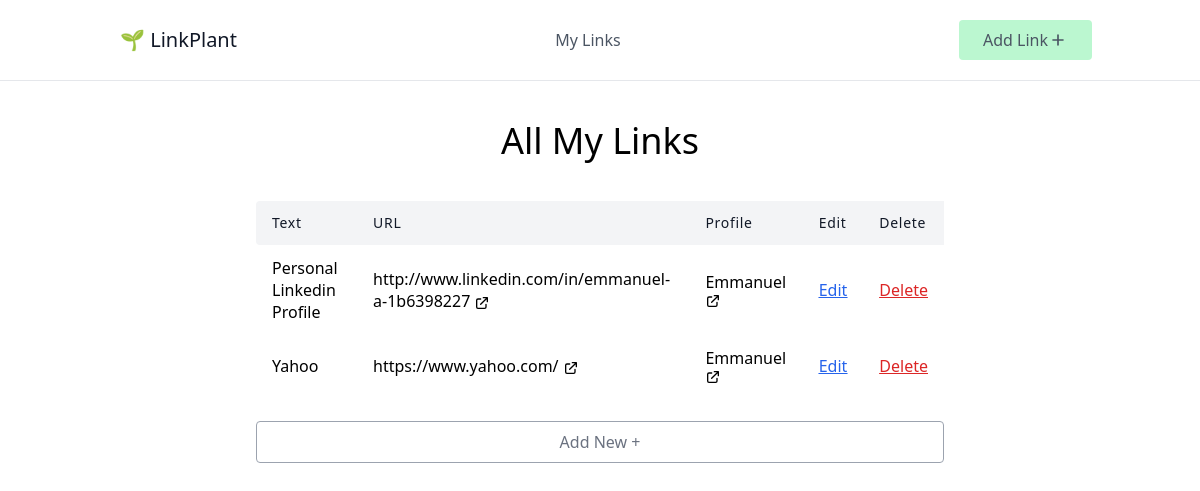
Before: / with the older database file.
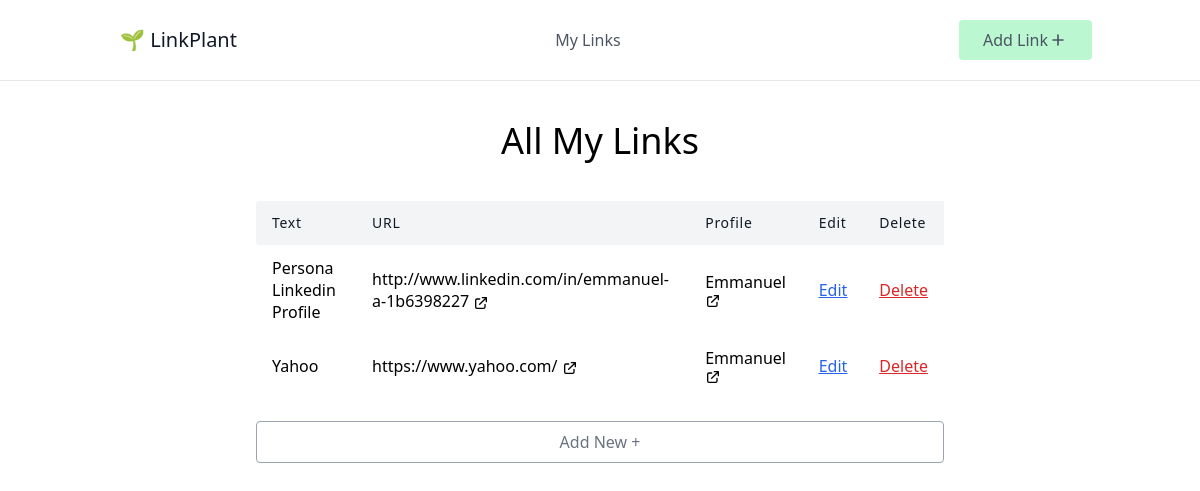
After: the same page with the newer database file.
### link_plant/models.py (models this page shows, shortened)
class Link(models.Model):
    text = models.CharField(max_length=100)
    url = models.URLField()
    profile = models.ForeignKey(Profile, on_delete=models.CASCADE, related_name="links")

class Profile(models.Model):
    BG_COLOR = (
        ('blue', 'Blue'),
        ('green', 'Green'),
        ('yellow', 'Yellow')
    )
    name = models.CharField(max_length=100)
    slug = models.SlugField(max_length=100)
    bg_color = models.CharField(max_length=50, choices=BG_COLOR)

### link_plant/views.py (the view)
# urls.py: path('', LinkListView.as_view(), name='link-list'),
class LinkListView(ListView):
    model = Link

### link_plant/templates/link_plant/link_list.html
{% extends 'link_plant/_base.html' %}
{% block content %}
<h1 class="text-4xl text-center mb-10">All My Links</h1>
<div class="w-full mx-auto overflow-auto">
    <table class="table-auto w-full text-left whitespace-no-wrap">
        <thead>
            <tr>
                <th class="px-4 py-3 title-font tracking-wider font-medium text-gray-900 text-sm bg-gray-100 rounded-tl rounded-bl">Text</th>
                <th class="px-4 py-3 title-font tracking-wider font-medium text-gray-900 text-sm bg-gray-100">URL</th>
                <th class="px-4 py-3 title-font tracking-wider font-medium text-gray-900 text-sm bg-gray-100">Profile</th>
                <th class="px-4 py-3 title-font tracking-wider font-medium text-gray-900 text-sm bg-gray-100">Edit</th>
                <th class="px-4 py-3 title-font tracking-wider font-medium text-gray-900 text-sm bg-gray-100">Delete</th>
            </tr>
        </thead>
        <tbody>
            {% for link in object_list %}
            <tr>
                <td class="px-4 py-3">{{link.text}}</td>
                <td class="px-4 py-3">
                    <a href="{{link.url}}" target="_blank">
                        {{link.url}}
                        <svg xmlns="http://www.w3.org/2000/svg" class="h-4 w-4 inline" fill="none" viewBox="0 0 24 24" stroke="currentColor" stroke-width="2">
                        <path stroke-linecap="round" stroke-linejoin="round" d="M10 6H6a2 2 0 00-2 2v10a2 2 0 002 2h10a2 2 0 002-2v-4M14 4h6m0 0v6m0-6L10 14" />
                        </svg>
                    </a>
                </td>
                <td class="px-4 py-3">
                    <a href="{% url 'profile' link.profile.slug %}" target="_blank">
                        {{link.profile.name}}
                        <svg xmlns="http://www.w3.org/2000/svg" class="h-4 w-4 inline" fill="none" viewBox="0 0 24 24" stroke="currentColor" stroke-width="2">
                        <path stroke-linecap="round" stroke-linejoin="round" d="M10 6H6a2 2 0 00-2 2v10a2 2 0 002 2h10a2 2 0 002-2v-4M14 4h6m0 0v6m0-6L10 14" />
                        </svg>
                    </a>
                </td>
                <td class="px-4 py-3 underline text-blue-600"><a href="{% url 'link-update' link.id %}">Edit</a></td>
                <td class="px-4 py-3 underline text-red-600"><a href="{% url 'link-delete' link.id %}">Delete</a></td>
            </tr>
        {% endfor %}
      </tbody>
    </table>
    <a href="{% url 'link-create' %}">
        <p class="mt-6 py-2 w-full border rounded border-gray-400 text-center text-gray-500 hover:cursor-pointer hover:bg-gray-100 hover:border-gray-500">
            Add New +
        </p>
    </a>
  </div>
{% endblock content %}

### link_plant/templates/link_plant/_base.html (shortened to what this page needs)
<html>
    <head>
        <script src="https://cdn.tailwindcss.com"></script>
    </head>
    <body>
        <header class="text-gray-600 body-font border-b">
            <div class="container mx-auto flex flex-wrap p-5 flex-col md:flex-row items-center">
              <a href="{% url 'link-list' %}" class="flex title-font font-medium items-center text-gray-900 mb-4 md:mb-0">
                <span class="ml-3 text-xl">🌱 LinkPlant</span>
              </a>
              <nav class="md:ml-auto md:mr-auto flex flex-wrap items-center text-base justify-center">
                <a href="{% url 'link-list' %}" class="mr-5 hover:text-gray-900">My Links</a>
              </nav>
              <a href="{% url 'link-create' %}">
                <button class="inline-flex items-center bg-green-200 border-0 py-2 px-6 focus:outline-none hover:bg-green-300 rounded text-base mt-4 md:mt-0">Add Link
                    <svg xmlns="http://www.w3.org/2000/svg" class="h-5 w-5" fill="none" viewBox="0 0 24 24" stroke="currentColor" stroke-width="2">
                        <path stroke-linecap="round" stroke-linejoin="round" d="M12 6v6m0 0v6m0-6h6m-6 0H6" />
                    </svg>
                </button>
            </a>
            </div>
          </header>
          <div class="container mx-auto">
            <div class="sm:w-3/4 mx-auto sm:p-10">
                {% block content %}
                {% endblock content %}
            </div>
            </div>
    </body>
</html>

Changed rows visible on the page:
changed Link "http://www.linkedin.com/in/emmanuel-a-1b6398227": text "Personal Linkedin Profile" → "Persona Linkedin Profile"
